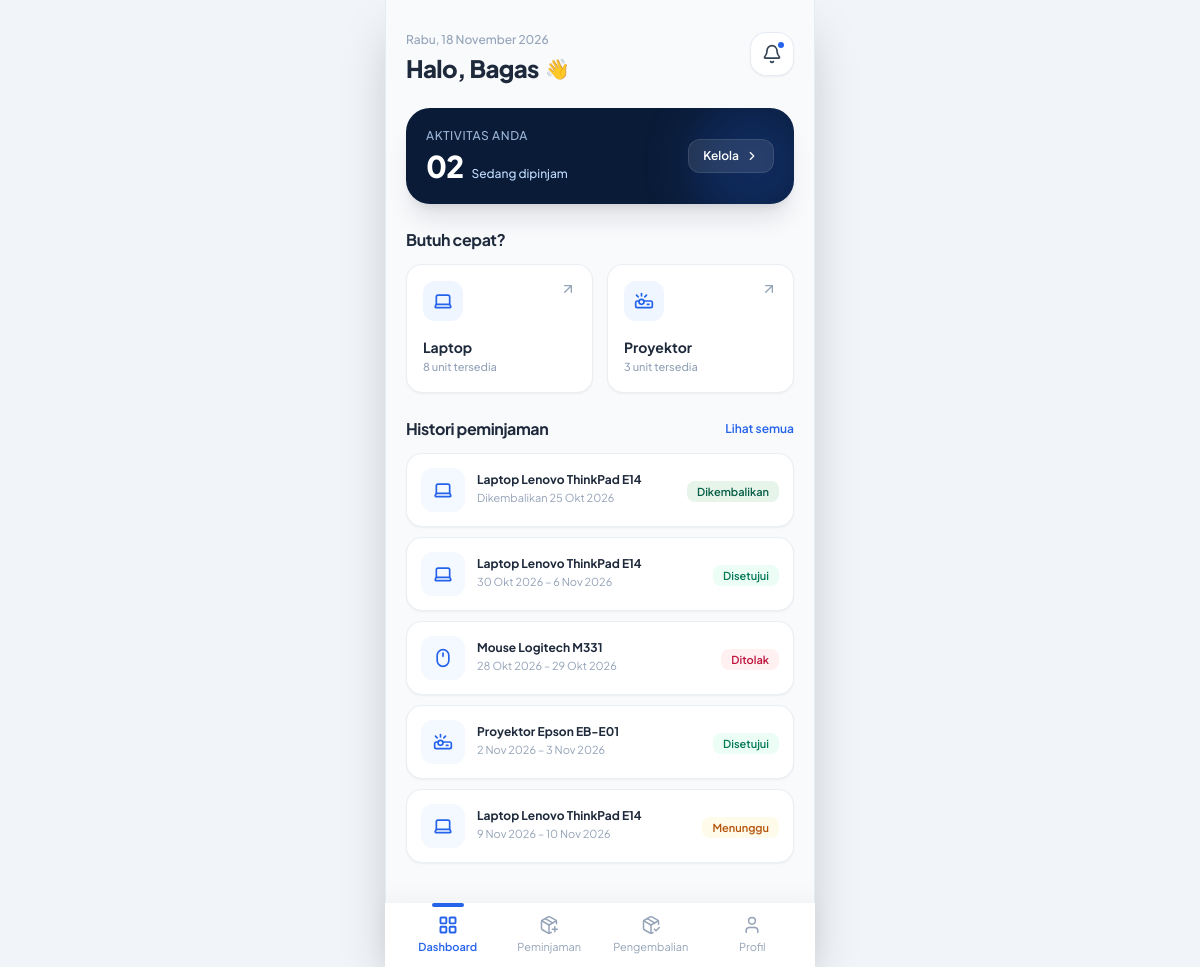
/dashboard.php (signed in), run on the app's committed database.
### tables this page shows
CREATE TABLE IF NOT EXISTS `users` (
    `id` INT AUTO_INCREMENT PRIMARY KEY,
    `username` VARCHAR(50) NOT NULL UNIQUE,
    `password` VARCHAR(255) NOT NULL,
    `nama_lengkap` VARCHAR(100) NOT NULL,
    `role` ENUM('admin', 'user') NOT NULL DEFAULT 'user',
    `id_karyawan` VARCHAR(50) NOT NULL,
    `email` VARCHAR(100) NOT NULL,
    `jabatan` VARCHAR(100) DEFAULT 'Staff',
    `foto` VARCHAR(255) DEFAULT NULL,
    `created_at` DATETIME DEFAULT CURRENT_TIMESTAMP
);

CREATE TABLE IF NOT EXISTS `barang` (
    `id` INT AUTO_INCREMENT PRIMARY KEY,
    `kode_barang` VARCHAR(50) NOT NULL UNIQUE,
    `nama_barang` VARCHAR(100) NOT NULL,
    `kategori_id` INT NOT NULL,
    `stok_total` INT NOT NULL DEFAULT 1,
    `stok_tersedia` INT NOT NULL DEFAULT 1,
    `ikon` VARCHAR(50) DEFAULT 'laptop',  
    `deskripsi` TEXT DEFAULT NULL,
    `created_at` DATETIME DEFAULT CURRENT_TIMESTAMP,
    FOREIGN KEY (`kategori_id`) REFERENCES `kategori`(`id`) ON DELETE CASCADE
);

CREATE TABLE IF NOT EXISTS `peminjaman` (
    `id` INT AUTO_INCREMENT PRIMARY KEY,
    `kode_peminjaman` VARCHAR(50) NOT NULL UNIQUE,
    `user_id` INT NOT NULL,
    `barang_id` INT NOT NULL,
    `jumlah` INT NOT NULL DEFAULT 1,
    `tgl_pinjam` DATE NOT NULL,
    `tgl_kembali_rencana` DATE NOT NULL,
    `tgl_kembali_aktual` DATE DEFAULT NULL,
    `status` ENUM('menunggu', 'disetujui', 'ditolak', 'dikembalikan') NOT NULL DEFAULT 'menunggu',
    `alasan_pinjam` TEXT DEFAULT NULL,
    `alasan_tolak` TEXT DEFAULT NULL,
    `created_at` DATETIME DEFAULT CURRENT_TIMESTAMP,
    FOREIGN KEY (`user_id`) REFERENCES `users`(`id`) ON DELETE CASCADE,
    FOREIGN KEY (`barang_id`) REFERENCES `barang`(`id`) ON DELETE CASCADE
);

### dashboard.php (the view, shortened to what the rows shown need)
<?php
require_once __DIR__ . '/includes/auth_check.php';
$user = get_current_user_data();
$stmt_laptop = $pdo->prepare("SELECT stok_tersedia FROM barang WHERE kode_barang = 'LTP' LIMIT 1");
$stmt_laptop->execute();
$laptop_stock = $stmt_laptop->fetchColumn() ?: 8;
$stmt_proyektor = $pdo->prepare("SELECT stok_tersedia FROM barang WHERE kode_barang = 'PRY' LIMIT 1");
$stmt_proyektor->execute();
$proyektor_stock = $stmt_proyektor->fetchColumn() ?: 3;
$stmt_history = $pdo->prepare("
    SELECT p.*, b.nama_barang, b.ikon, b.kode_barang
    FROM peminjaman p
    JOIN barang b ON p.barang_id = b.id
    WHERE p.user_id = :uid
    ORDER BY p.id DESC
    LIMIT 5
");
$stmt_history->execute([':uid' => $user['id']]);
$history_items = $stmt_history->fetchAll();
require_once __DIR__ . '/includes/header.php';
?>
<div class="px-5 pt-8 pb-6 flex-1 flex flex-col">
    <div class="relative flex items-start justify-between mb-6">
        <div>
            <?php
            $nama_panggilan = 'Pengguna';
            if (!empty($user['nama_lengkap'])) {
                $nama_panggilan = explode(' ', trim($user['nama_lengkap']))[0];
            } elseif (!empty($user['name'])) {
                $nama_panggilan = explode(' ', trim($user['name']))[0];
            } elseif (!empty($user['username'])) {
                $nama_panggilan = ucfirst($user['username']);
            }
            ?>
            <h1 class="text-2xl font-extrabold text-slate-800 tracking-tight flex items-center gap-1.5">
                <span>Halo, <?= htmlspecialchars($nama_panggilan) ?></span>
                <span class="inline-block animate-wave text-xl">👋</span>
            </h1>
        </div>
    </div>
    <?php if (($user['role'] ?? '') === 'admin'): ?>
        <div class="mb-6">
            <h2 class="text-base font-bold text-slate-800 tracking-tight mb-3">Manajemen Sarpras</h2>
            <div class="grid grid-cols-2 gap-3.5">
                <a href="admin_barang.php" class="bg-white p-4 rounded-2xl border border-slate-200/70 shadow-sm hover:shadow-md hover:border-blue-200 transition-all flex flex-col justify-between group">
                    <div class="flex items-start justify-between mb-4">
                        <div class="w-10 h-10 rounded-xl bg-blue-50 text-blue-600 flex items-center justify-center">
                            <i data-lucide="boxes" class="w-5 h-5"></i>
                        </div>
                        <div class="text-slate-400 group-hover:text-blue-600 group-hover:translate-x-0.5 group-hover:-translate-y-0.5 transition-transform">
                            <i data-lucide="arrow-up-right" class="w-4 h-4"></i>
                        </div>
                    </div>
                    <div>
                        <h3 class="font-bold text-slate-800 text-sm">Data Barang</h3>
                        <p class="text-[11px] text-slate-400 mt-0.5 font-medium">Stok & inventaris</p>
                    </div>
                </a>
                <a href="admin_karyawan.php" class="bg-white p-4 rounded-2xl border border-slate-200/70 shadow-sm hover:shadow-md hover:border-blue-200 transition-all flex flex-col justify-between group">
                    <div class="flex items-start justify-between mb-4">
                        <div class="w-10 h-10 rounded-xl bg-emerald-50 text-emerald-600 flex items-center justify-center">
                            <i data-lucide="user-plus" class="w-5 h-5"></i>
                        </div>
                        <div class="text-slate-400 group-hover:text-emerald-600 group-hover:translate-x-0.5 group-hover:-translate-y-0.5 transition-transform">
                            <i data-lucide="arrow-up-right" class="w-4 h-4"></i>
                        </div>
                    </div>
                    <div>
                        <h3 class="font-bold text-slate-800 text-sm">Akun Karyawan</h3>
                        <p class="text-[11px] text-slate-400 mt-0.5 font-medium">Tambah & atur akun</p>
                    </div>
                </a>
            </div>
        </div>
    <?php else: ?>
        <div class="mb-6">
            <h2 class="text-base font-bold text-slate-800 tracking-tight mb-3">Butuh cepat?</h2>
            <div class="grid grid-cols-2 gap-3.5">
                <a href="peminjaman.php?kategori=elektronik" class="bg-white p-4 rounded-2xl border border-slate-200/70 shadow-sm hover:shadow-md hover:border-blue-200 transition-all flex flex-col justify-between group">
                    <div class="flex items-start justify-between mb-4">
                        <div class="w-10 h-10 rounded-xl bg-blue-50 text-blue-600 flex items-center justify-center">
                            <i data-lucide="laptop" class="w-5 h-5"></i>
                        </div>
                        <div class="text-slate-400 group-hover:text-blue-600 group-hover:translate-x-0.5 group-hover:-translate-y-0.5 transition-transform">
                            <i data-lucide="arrow-up-right" class="w-4 h-4"></i>
                        </div>
                    </div>
                    <div>
                        <h3 class="font-bold text-slate-800 text-sm">Laptop</h3>
                        <p class="text-[11px] text-slate-400 mt-0.5 font-medium"><?= $laptop_stock ?> unit tersedia</p>
                    </div>
                </a>
                <a href="peminjaman.php?kategori=elektronik" class="bg-white p-4 rounded-2xl border border-slate-200/70 shadow-sm hover:shadow-md hover:border-blue-200 transition-all flex flex-col justify-between group">
                    <div class="flex items-start justify-between mb-4">
                        <div class="w-10 h-10 rounded-xl bg-blue-50 text-blue-600 flex items-center justify-center">
                            <i data-lucide="projector" class="w-5 h-5"></i>
                        </div>
                        <div class="text-slate-400 group-hover:text-blue-600 group-hover:translate-x-0.5 group-hover:-translate-y-0.5 transition-transform">
                            <i data-lucide="arrow-up-right" class="w-4 h-4"></i>
                        </div>
                    </div>
                    <div>
                        <h3 class="font-bold text-slate-800 text-sm">Proyektor</h3>
                        <p class="text-[11px] text-slate-400 mt-0.5 font-medium"><?= $proyektor_stock ?> unit tersedia</p>
                    </div>
                </a>
            </div>
        </div>
    <?php endif; ?>
    <div class="flex-1">
        <div class="flex items-center justify-between mb-3">
            <h2 class="text-base font-bold text-slate-800 tracking-tight">Histori peminjaman</h2>
        </div>
        <div class="space-y-2.5">
            <?php if (empty($history_items)): ?>
                <div class="bg-white rounded-2xl p-6 text-center text-slate-400 border border-slate-100">
                    <p class="text-xs">Belum ada riwayat peminjaman.</p>
                </div>
            <?php else: ?>
                <?php foreach ($history_items as $item): ?>
                    <div class="bg-white p-3.5 rounded-2xl border border-slate-200/70 shadow-sm flex items-center justify-between gap-3">
                        <div class="flex items-center gap-3 min-w-0">
                            <div class="w-11 h-11 rounded-xl bg-blue-50/70 text-blue-600 flex items-center justify-center shrink-0">
                                <?php if ($item['ikon'] === 'proyektor'): ?>
                                    <i data-lucide="projector" class="w-5 h-5"></i>
                                <?php elseif ($item['ikon'] === 'mouse'): ?>
                                    <i data-lucide="mouse" class="w-5 h-5"></i>
                                <?php else: ?>
                                    <i data-lucide="laptop" class="w-5 h-5"></i>
                                <?php endif; ?>
                            </div>
                            <div class="min-w-0">
                                <h4 class="text-xs font-bold text-slate-800 truncate"><?= htmlspecialchars($item['nama_barang']) ?></h4>
                                <p class="text-[11px] text-slate-400 mt-0.5">
                                    <?php if ($item['status'] === 'dikembalikan' && $item['tgl_kembali_aktual']): ?>
                                        Dikembalikan <?= format_tgl_pendek($item['tgl_kembali_aktual']) ?>
                                    <?php else: ?>
                                        <?= format_tgl_pendek($item['tgl_pinjam']) ?> – <?= format_tgl_pendek($item['tgl_kembali_rencana']) ?>
                                    <?php endif; ?>
                                </p>
                            </div>
                        </div>
                        <div class="shrink-0">
                            <?php if ($item['status'] === 'disetujui'): ?>
                                <span class="text-[11px] font-semibold text-emerald-700 bg-emerald-50 px-2.5 py-1 rounded-lg">
                                    Disetujui
                                </span>
                            <?php elseif ($item['status'] === 'ditolak'): ?>
                                <span class="text-[11px] font-semibold text-rose-700 bg-rose-50 px-2.5 py-1 rounded-lg">
                                    Ditolak
                                </span>
                            <?php elseif ($item['status'] === 'dikembalikan'): ?>
                                <span class="text-[11px] font-semibold text-emerald-800 bg-[#e6f4ea] px-2.5 py-1 rounded-lg">
                                    Dikembalikan
                                </span>
                            <?php else: ?>
                                <span class="text-[11px] font-semibold text-amber-700 bg-amber-50 px-2.5 py-1 rounded-lg">
                                    Menunggu
                                </span>
                            <?php endif; ?>
                        </div>
                    </div>
                <?php endforeach; ?>
            <?php endif; ?>
        </div>
    </div>
</div>
</body>
</html>

### data on the page
users: nama_lengkap "Bagas"
barang: stok_tersedia "8"
barang: stok_tersedia "3"
peminjaman: barang.nama_barang "Laptop Lenovo ThinkPad E14", tgl_kembali_aktual "25 Okt 2026", status "Dikembalikan"
peminjaman: barang.nama_barang "Laptop Lenovo ThinkPad E14", tgl_pinjam "30 Okt 2026", tgl_kembali_rencana "6 Nov 2026", status "Disetujui"
peminjaman: barang.nama_barang "Mouse Logitech M331", tgl_pinjam "28 Okt 2026", tgl_kembali_rencana "29 Okt 2026", status "Ditolak"
peminjaman: barang.nama_barang "Proyektor Epson EB-E01", tgl_pinjam "2 Nov 2026", tgl_kembali_rencana "3 Nov 2026", status "Disetujui"
peminjaman: barang.nama_barang "Laptop Lenovo ThinkPad E14", tgl_pinjam "9 Nov 2026", tgl_kembali_rencana "10 Nov 2026", status "Menunggu"

### other printed values
str_pad($active_loans_count, 2, '0', STR_PAD_LEFT) "02"
